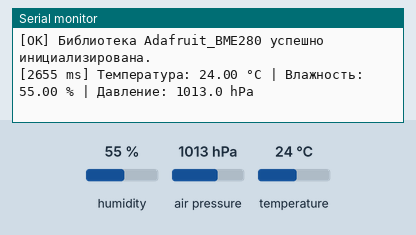
Simulated run of this sketch. Board: ESP32-S3. Parts: the last lines printed to the serial monitor. Wiring (inferred from the names in the program): BME280 sensor at I2C address 0x77. The test bench sets the inputs (shaded band); at power-on: humidity 55 %, air pressure 1013 hPa, temperature 24 °C.

Above: at 3.8 s.
3.9 s: humidity set to 22 %
At 4.8 s:
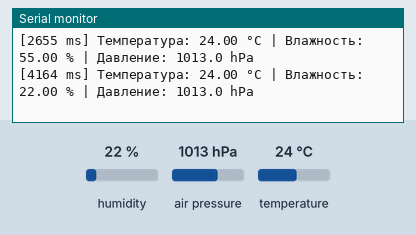
5.9 s: air pressure set to 952 hPa
At 7.6 s:
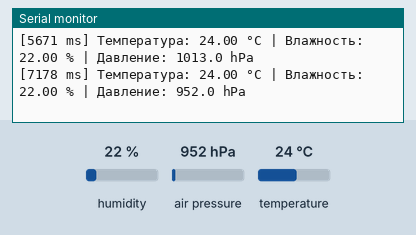
7.9 s: temperature set to 12 °C
At 9.9 s:
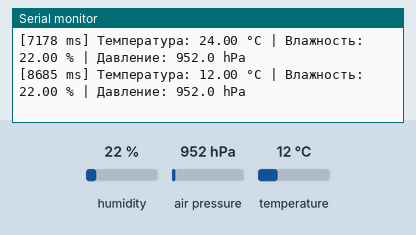
Timing chart, 0 to 11.4 s (numbered marks = the images above; inputs shaded):
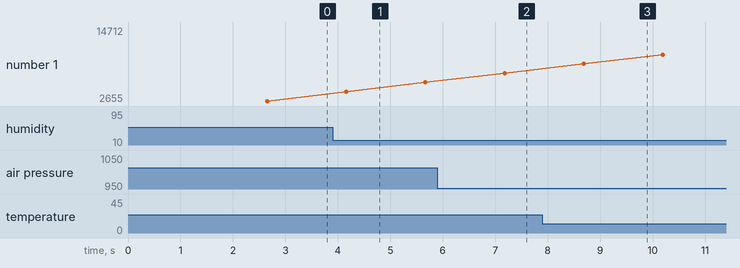

Measured:
- after the input at 3.9 s, the serial monitor: prints a new line after 0.26 s (image 1)
- after the input at 5.9 s, the serial monitor: prints a new line after 1.3 s (image 2)
- after the input at 7.9 s, the serial monitor: prints a new line after 0.79 s (image 3)

The sketch:

test_bme280_i2c.ino
```cpp
#include <Arduino.h>
#include <Wire.h>
#include <Adafruit_BME280.h>

/**
 * test_bme280_i2c.ino - Полная аппаратная диагностика I2C и BME280
 *
 * Проверяет:
 * 1. Сканирование шины I2C на STEMMA QT (SDA=16, SCL=17) и на альтернативных пинах (SDA=6, SCL=7).
 * 2. Чтение регистра CHIP_ID (0xD0):
 *    - 0x60 = Оригинальный BME280 (Температура + Влажность + Давление).
 *    - 0x58 = Клон BMP280 (ТОЛЬКО Температура и Давление! Влажности физически нет).
 *    - 0x00 / 0xFF = Обрыв линии, нет контакта или питания.
 * 3. Непрерывный опрос раз в 1.5 секунды с выводом данных в Serial Monitor (115200 baud).
 */

Adafruit_BME280 bme;
int sda_pin = 16;
int scl_pin = 17;
uint8_t found_addr = 0;
bool bme_initialized = false;

void scanBus(int sda, int scl, const char* busName) {
  Serial.printf("\n--- Сканирование шины %s (SDA=%d, SCL=%d) ---\n", busName, sda, scl);
  Wire.end();
  delay(20);
  Wire.begin(sda, scl);
  Wire.setClock(100000);
  delay(50);

  int devices = 0;
  for (uint8_t addr = 1; addr < 127; addr++) {
    Wire.beginTransmission(addr);
    byte error = Wire.endTransmission();
    if (error == 0) {
      Serial.printf("  [+] Найдено устройство на адресе 0x%02X", addr);
      if (addr == 0x76 || addr == 0x77) {
        Serial.print(" <--- ЭТО ВАШ BME280 / BMP280!");
        found_addr = addr;
        sda_pin = sda;
        scl_pin = scl;
      } else if (addr == 0x19) {
        Serial.print(" (Встроенный акселерометр LIS3DH платы MatrixPortal)");
      }
      Serial.println();
      devices++;
    }
  }

  if (devices == 0) {
    Serial.println("  [-] Устройств не обнаружено (линия I2C пуста).");
  }
}

uint8_t readChipId(uint8_t addr) {
  Wire.beginTransmission(addr);
  Wire.write(0xD0); // Регистр идентификатора чипа Bosch
  Wire.endTransmission();
  Wire.requestFrom(addr, (uint8_t)1);
  if (Wire.available()) {
    return Wire.read();
  }
  return 0xFF;
}

void setup() {
  Serial.begin(115200);
  delay(2500);

  Serial.println("\n==================================================");
  Serial.println("   ТЕСТ ДАТЧИКА BME280 / BMP280 (ESP32-S3)");
  Serial.println("==================================================");
  Serial.println("ВАЖНО ПО ПИТАНИЮ:");
  Serial.println("• BME280 питается от 3.3V (разъем STEMMA QT или пин 3V)!");
  Serial.println("• НЕ подавайте 5V на чип BME280 без отдельного стабилизатора!\n");

  // 1. Сканируем разъем STEMMA QT (GPIO 16/17)
  scanBus(16, 17, "STEMMA QT (основной)");

  // 2. Если не нашли, сканируем альтернативные пины (GPIO 6/7)
  if (found_addr == 0) {
    scanBus(6, 7, "GPIO 6/7 (альтернативный)");
  }

  if (found_addr == 0) {
    Serial.println("\n[ОШИБКА]: Датчик BME280 НЕ ОБНАРУЖЕН ни на одной паре пинов!");
    Serial.println("Что проверить:");
    Serial.println(" 1. Кабель STEMMA QT / провода: плотно ли вставлен разъем?");
    Serial.println(" 2. Питание: приходит ли 3.3V и GND на датчик?");
    Serial.println(" 3. Если датчик на макетке: проверьте подтяжку SDA к 3.3V и SCL к 3.3V (4.7 кОм).");
    return;
  }

  // 3. Проверяем Chip ID
  uint8_t chipId = readChipId(found_addr);
  Serial.printf("\n[CHIP ID]: Прочитан регистр 0xD0 = 0x%02X\n", chipId);
  if (chipId == 0x60) {
    Serial.println(">>> УСПЕХ: Это полноценный BME280 (Температура + Давление + Влажность)!");
  } else if (chipId == 0x58) {
    Serial.println(">>> ВНИМАНИЕ: Это клон BMP280! У него НЕТ датчика влажности (только T и P).");
    Serial.println("    В приложении влажность будет показывать 0% или NaN.");
  } else {
    Serial.printf(">>> НЕИЗВЕСТНЫЙ ЧИП (0x%02X). Возможен плохой контакт на линии SDA.\n", chipId);
  }

  // 4. Инициализация библиотеки Adafruit
  if (bme.begin(found_addr, &Wire)) {
    Serial.println("[OK] Библиотека Adafruit_BME280 успешно инициализирована.");
    bme.setSampling(Adafruit_BME280::MODE_FORCED,
                    Adafruit_BME280::SAMPLING_X1, // temp
                    Adafruit_BME280::SAMPLING_X1, // pressure
                    Adafruit_BME280::SAMPLING_X1, // humidity
                    Adafruit_BME280::FILTER_OFF);
    bme_initialized = true;
  } else {
    Serial.println("[ERR] bme.begin() вернул false. Проверьте питание датчика.");
  }
}

void loop() {
  if (!bme_initialized) {
    delay(2000);
    return;
  }

  // Заставляем датчик сделать новый физический замер
  bme.takeForcedMeasurement();

  float t = bme.readTemperature();
  float h = bme.readHumidity();
  float p = bme.readPressure() / 100.0F;

  Serial.printf("[%lu ms] Температура: %.2f °C | Влажность: %.2f %% | Давление: %.1f hPa\n",
                millis(), t, h, p);

  delay(1500);
}
```
